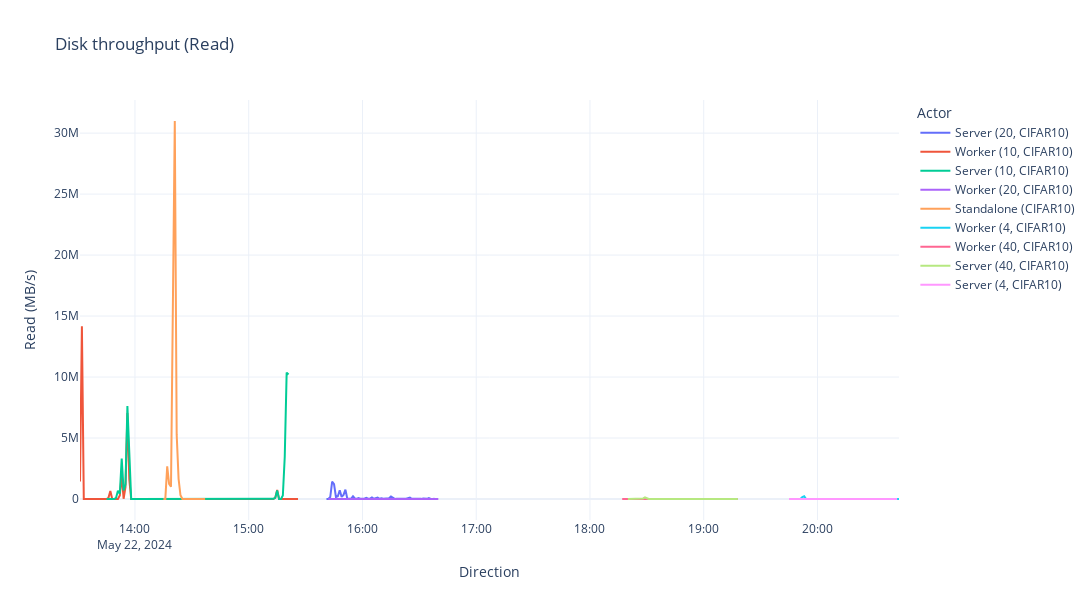
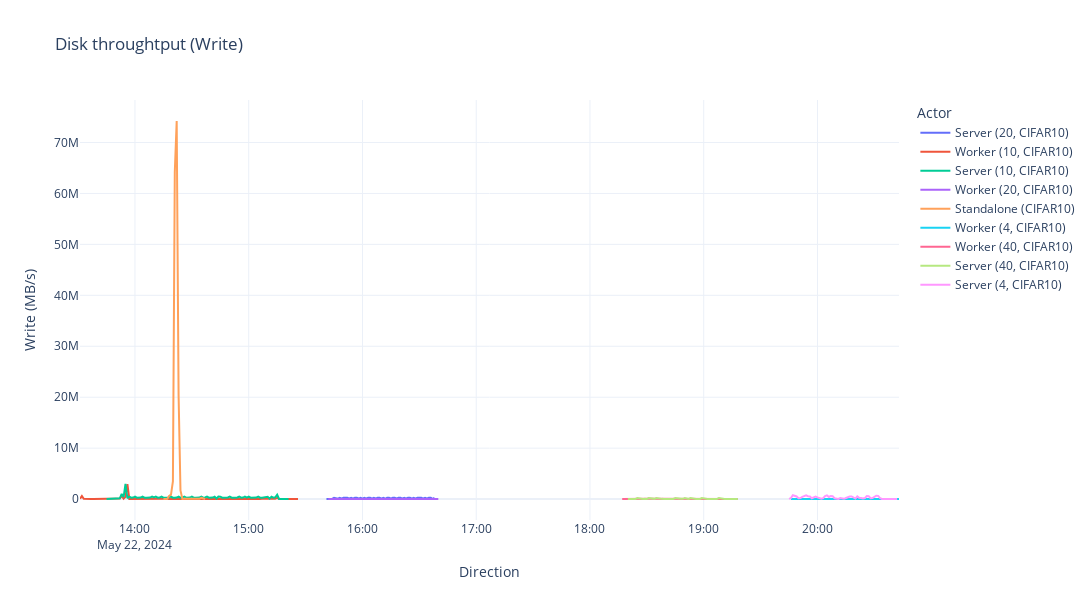

Source (notebook cell) for these figures, in order:
### Code cell
labels = {
    "direction": "Direction",
    "Read": "Read (MB/s)",
    "Write": "Write (MB/s)",
    "actor": "Actor"
}

f = px.line(disk_df, x="direction", y="Read", color="actor", title="Disk throughput (Read)", width=WIDTH, height=HEIGHT, labels=labels)
f.write_image(img_path / "read_disk.png")
f.show()

f = px.line(disk_df, x="direction", y="Write", color="actor", title="Disk throughtput (Write)", width=WIDTH, height=HEIGHT, labels=labels)
f.write_image(img_path / "write_disk.png")
f.show()
